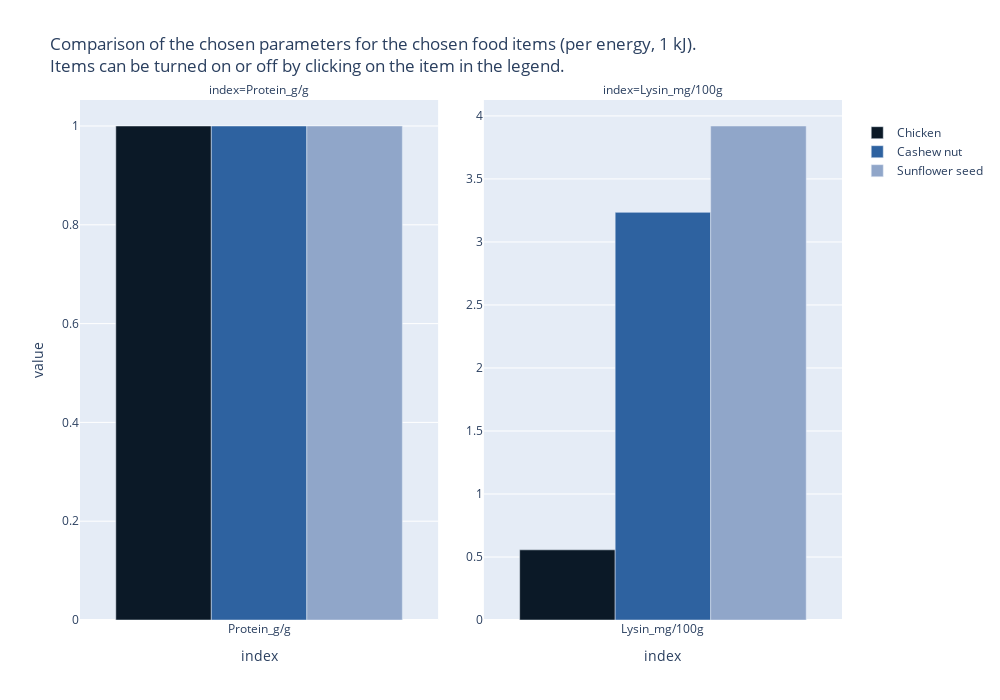

Notebook cell for this chart:
### Markdown cell above
#### same for energy data, but values cannot be correct

### Code cell
# https://community.plotly.com/t/how-to-set-different-x-and-y-axis-for-each-subplot/57417

import plotly.express as px
import pandas as pd

# choose columns
column = ['Protein_g/g', 
'Lysin_mg/100g']
ncols = len(column)

# choose food items
food = ['Chicken', 'Cashew nut', 'Sunflower seed']

# transpose data
df_plot = df_dapro_per_energy.loc[food][column].T

# initialize bars: not stacked, but grouped, facet/ subplots = index = parameters, color is oslo with step 3 to have distinguishable colors
fig = px.bar(df_plot,
#              x='ingredient',
#              y='value', 
             barmode="group",
             facet_col=df_plot.index, 
             color_discrete_sequence=oslo_rgb[1::3],
    color_continuous_scale=None, orientation = 'v',
                          facet_col_spacing=0.06,
             width= 1000,
             height = 700,
             title = ('Comparison of the chosen parameters for the chosen food items (per energy, 1 kJ). <br>Items can be turned on or off by clicking on the item in the legend.')
            
    )
fig.update_xaxes(matches=None, showticklabels=True)
fig.update_yaxes(matches=None, showticklabels=True)

fig.show()
# fig.write_html("BarsFoodItemEnergy1.html")

### Figure 1 — Plotly figure (JSON) as saved in the notebook; plotly's stock layout.template omitted (floating-point values rounded to 4 significant figures)
{"data": [{"alignmentgroup": "True", "hovertemplate": " =Chicken<br>index=%{x}<br>value=%{y}<extra></extra>", "legendgroup": "Chicken", "marker": {"color": "rgb(11, 25, 39)", "pattern": {"shape": ""}}, "name": "Chicken", "offsetgroup": "Chicken", "orientation": "v", "showlegend": true, "textposition": "auto", "type": "bar", "x": ["Protein_g/g"], "xaxis": "x", "y": [1], "yaxis": "y"}, {"alignmentgroup": "True", "hovertemplate": " =Chicken<br>index=%{x}<br>value=%{y}<extra></extra>", "legendgroup": "Chicken", "marker": {"color": "rgb(11, 25, 39)", "pattern": {"shape": ""}}, "name": "Chicken", "offsetgroup": "Chicken", "orientation": "v", "showlegend": false, "textposition": "auto", "type": "bar", "x": ["Lysin_mg/100g"], "xaxis": "x2", "y": [0.5568], "yaxis": "y2"}, {"alignmentgroup": "True", "hovertemplate": " =Cashew nut<br>index=%{x}<br>value=%{y}<extra></extra>", "legendgroup": "Cashew nut", "marker": {"color": "rgb(46, 98, 160)", "pattern": {"shape": ""}}, "name": "Cashew nut", "offsetgroup": "Cashew nut", "orientation": "v", "showlegend": true, "textposition": "auto", "type": "bar", "x": ["Protein_g/g"], "xaxis": "x", "y": [1], "yaxis": "y"}, {"alignmentgroup": "True", "hovertemplate": " =Cashew nut<br>index=%{x}<br>value=%{y}<extra></extra>", "legendgroup": "Cashew nut", "marker": {"color": "rgb(46, 98, 160)", "pattern": {"shape": ""}}, "name": "Cashew nut", "offsetgroup": "Cashew nut", "orientation": "v", "showlegend": false, "textposition": "auto", "type": "bar", "x": ["Lysin_mg/100g"], "xaxis": "x2", "y": [3.235], "yaxis": "y2"}, {"alignmentgroup": "True", "hovertemplate": " =Sunflower seed<br>index=%{x}<br>value=%{y}<extra></extra>", "legendgroup": "Sunflower seed", "marker": {"color": "rgb(144, 166, 201)", "pattern": {"shape": ""}}, "name": "Sunflower seed", "offsetgroup": "Sunflower seed", "orientation": "v", "showlegend": true, "textposition": "auto", "type": "bar", "x": ["Protein_g/g"], "xaxis": "x", "y": [1], "yaxis": "y"}, {"alignmentgroup": "True", "hovertemplate": " =Sunflower seed<br>index=%{x}<br>value=%{y}<extra></extra>", "legendgroup": "Sunflower seed", "marker": {"color": "rgb(144, 166, 201)", "pattern": {"shape": ""}}, "name": "Sunflower seed", "offsetgroup": "Sunflower seed", "orientation": "v", "showlegend": false, "textposition": "auto", "type": "bar", "x": ["Lysin_mg/100g"], "xaxis": "x2", "y": [3.92], "yaxis": "y2"}], "layout": {"annotations": [{"font": {}, "showarrow": false, "text": "index=Protein_g/g", "x": 0.235, "xanchor": "center", "xref": "paper", "y": 1, "yanchor": "bottom", "yref": "paper"}, {"font": {}, "showarrow": false, "text": "index=Lysin_mg/100g", "x": 0.765, "xanchor": "center", "xref": "paper", "y": 1, "yanchor": "bottom", "yref": "paper"}], "barmode": "group", "height": 700, "legend": {"title": {"text": " "}, "tracegroupgap": 0}, "title": {"text": "Comparison of the chosen parameters for the chosen food items (per energy, 1 kJ). <br>Items can be turned on or off by clicking on the item in the legend."}, "width": 1000, "xaxis": {"anchor": "y", "categoryarray": ["Protein_g/g", "Lysin_mg/100g"], "categoryorder": "array", "domain": [0, 0.47], "showticklabels": true, "title": {"text": "index"}}, "xaxis2": {"anchor": "y2", "categoryarray": ["Protein_g/g", "Lysin_mg/100g"], "categoryorder": "array", "domain": [0.53, 1], "showticklabels": true, "title": {"text": "index"}}, "yaxis": {"anchor": "x", "domain": [0, 1], "showticklabels": true, "title": {"text": "value"}}, "yaxis2": {"anchor": "x2", "domain": [0, 1], "showticklabels": true}}}
